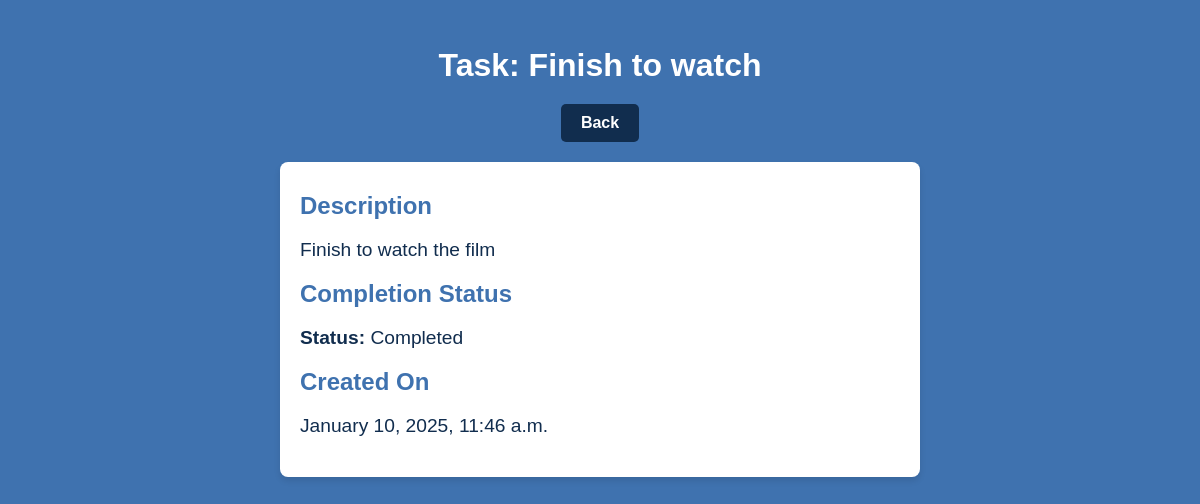
The app's page /task/4/ (signed in) with its own data.
### ToDoListApp/models.py (models this page shows)
class Task(models.Model):
    user = models.ForeignKey(User, on_delete=models.CASCADE, null=True, blank=True)
    title = models.CharField(max_length=200)
    description = models.TextField(null=True, blank=True)
    complete = models.BooleanField(default=False)
    create =  models.DateTimeField(auto_now_add=True)
    def __str__(self):
        return self.title
    class Meta:
        ordering = ['complete']

### ToDoListApp/views.py (the view)
# urls.py: path('task/<int:pk>/', TaskDetail.as_view(), name='task'),
class TaskDetail(LoginRequiredMixin, DetailView):
    model = Task
    context_object_name = 'task'

### ToDoListApp/templates/ToDoListApp/task_detail.html (shortened to what this page needs)
{% load static %}
<!DOCTYPE html>
<html lang="en">
<head>
    <link rel="stylesheet" href="{% static 'detail.css' %}">
</head>
<body>
    <main class="main">
        <h2 class="main__title">Task: {{task}}</h2>
        <a class="back_btn" href="{% url 'tasks' %}">Back</a>
        <div class="main__details">
            <h3>Description</h3>
            <p>{{ task.description|default:"No description provided." }}</p>
            <h3>Completion Status</h3>
            <p>
                <span>Status:</span> {{ task.complete|yesno:"Completed,Not Completed" }}
            </p>
            <h3>Created On</h3>
            <p>{{ task.create|date:"F j, Y, g:i a" }}</p>
        </div>
    </main>
</body>
</html>

### ToDoListApp/static/detail.css (style rules this page uses)
body { font-family: Arial, sans-serif; margin: 0; padding: 0; background-color: #3F72AF; color: #FFFFFF; }
.main { display: flex; flex-direction: column; align-items: center; padding: 20px; }
.main__title { font-size: 2em; margin-bottom: 20px; text-align: center; }
.main__details { background-color: #FFFFFF; padding: 20px; border-radius: 8px; width: 90%; max-width: 600px; color: #112D4E; box-shadow: 0 4px 6px rgba(0, 0, 0, 0.1); }
.main__details h3 { margin: 10px 0; font-size: 1.5em; color: #3F72AF; }
.main__details p { font-size: 1.2em; color: #112D4E; }
.main__details span { font-weight: bold; }
.back_btn { display: inline-block; text-decoration: none; background-color: #112D4E; color: #FFFFFF; padding: 10px 20px; border-radius: 5px; font-size: 1em; font-weight: bold; margin-bottom: 20px; transition: background-color 0.3s ease; }

### records on screen
Task: title "Finish to watch", description "Finish to watch the film", complete "Completed", create "January 10, 2025, 11:46 a.m."
